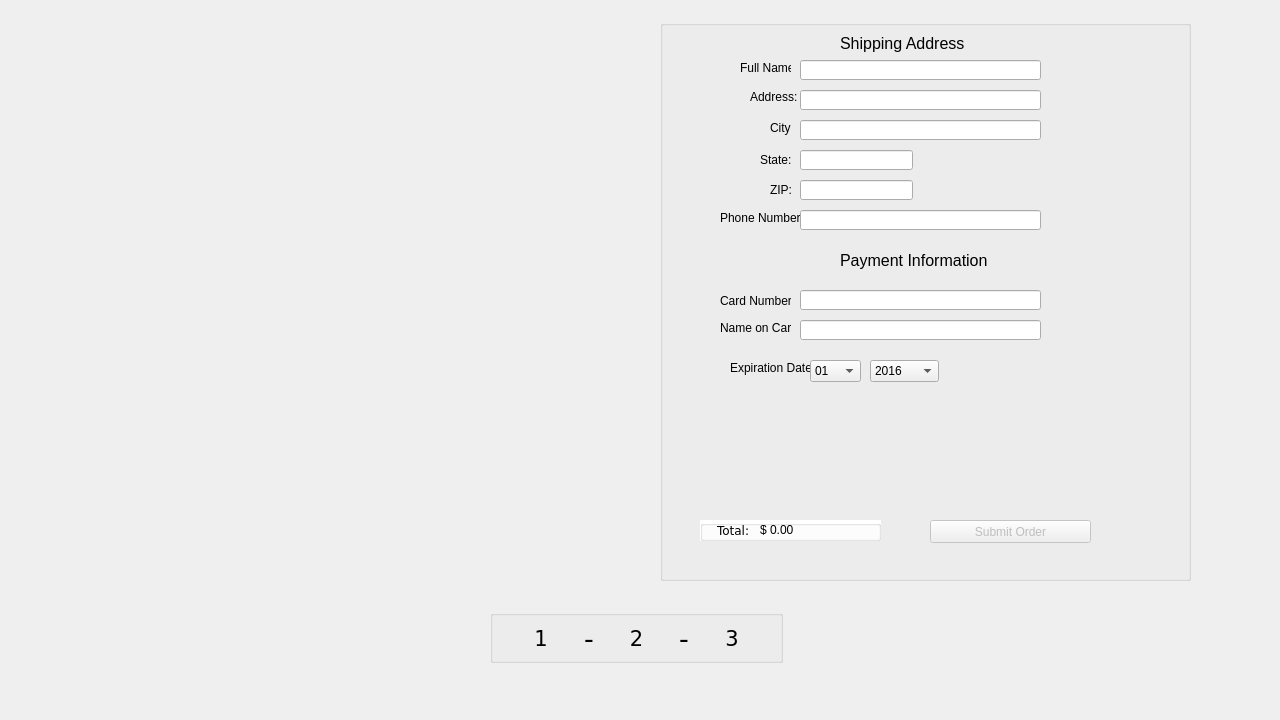
<?xml version="1.0" encoding="UTF-8"?>
<ui version="4.0">
 <class>CheckoutChild</class>
 <widget class="QMdiSubWindow" name="CheckoutChild">
  <property name="geometry">
   <rect>
    <x>0</x>
    <y>0</y>
    <width>1280</width>
    <height>720</height>
   </rect>
  </property>
  <property name="sizePolicy">
   <sizepolicy hsizetype="Fixed" vsizetype="Fixed">
    <horstretch>0</horstretch>
    <verstretch>0</verstretch>
   </sizepolicy>
  </property>
  <property name="maximumSize">
   <size>
    <width>1280</width>
    <height>720</height>
   </size>
  </property>
  <property name="styleSheet">
   <string notr="true">#CheckoutChild {border-top-color: rgb(138, 163, 170);
background-image: url(:/images/images/ShoppingCartBG.png);

}</string>
  </property>
  <widget class="QGroupBox" name="pageNumBox">
   <property name="geometry">
    <rect>
     <x>490</x>
     <y>610</y>
     <width>293</width>
     <height>53</height>
    </rect>
   </property>
   <property name="title">
    <string/>
   </property>
   <property name="flat">
    <bool>true</bool>
   </property>
   <layout class="QHBoxLayout" name="horizontalLayout_2">
    <item>
     <widget class="QPushButton" name="GoTo1">
      <property name="enabled">
       <bool>true</bool>
      </property>
      <property name="font">
       <font>
        <family>Verdana</family>
        <pointsize>16</pointsize>
       </font>
      </property>
      <property name="toolTip">
       <string>Current Page</string>
      </property>
      <property name="text">
       <string>1</string>
      </property>
      <property name="flat">
       <bool>true</bool>
      </property>
     </widget>
    </item>
    <item>
     <widget class="QLabel" name="label_3">
      <property name="font">
       <font>
        <family>Verdana</family>
        <pointsize>20</pointsize>
       </font>
      </property>
      <property name="text">
       <string>-</string>
      </property>
     </widget>
    </item>
    <item>
     <widget class="QPushButton" name="GoTo2">
      <property name="font">
       <font>
        <family>Verdana</family>
        <pointsize>16</pointsize>
       </font>
      </property>
      <property name="toolTip">
       <string>Go to Page 2</string>
      </property>
      <property name="text">
       <string>2</string>
      </property>
      <property name="flat">
       <bool>true</bool>
      </property>
     </widget>
    </item>
    <item>
     <widget class="QLabel" name="label_4">
      <property name="font">
       <font>
        <family>Verdana</family>
        <pointsize>20</pointsize>
       </font>
      </property>
      <property name="text">
       <string>-</string>
      </property>
     </widget>
    </item>
    <item>
     <widget class="QPushButton" name="GoTo3">
      <property name="font">
       <font>
        <family>Verdana</family>
        <pointsize>16</pointsize>
       </font>
      </property>
      <property name="toolTip">
       <string>Go to Page 3</string>
      </property>
      <property name="text">
       <string>3</string>
      </property>
      <property name="flat">
       <bool>true</bool>
      </property>
     </widget>
    </item>
   </layout>
  </widget>
  <widget class="QGroupBox" name="checkoutGroup">
   <property name="geometry">
    <rect>
     <x>660</x>
     <y>20</y>
     <width>531</width>
     <height>561</height>
    </rect>
   </property>
   <property name="title">
    <string/>
   </property>
   <widget class="QLabel" name="header1">
    <property name="geometry">
     <rect>
      <x>180</x>
      <y>13</y>
      <width>131</width>
      <height>20</height>
     </rect>
    </property>
    <property name="font">
     <font>
      <pointsize>12</pointsize>
     </font>
    </property>
    <property name="text">
     <string>Shipping Address</string>
    </property>
   </widget>
   <widget class="QLineEdit" name="fullNameEdit">
    <property name="geometry">
     <rect>
      <x>140</x>
      <y>40</y>
      <width>241</width>
      <height>20</height>
     </rect>
    </property>
   </widget>
   <widget class="QLabel" name="fullNameH">
    <property name="geometry">
     <rect>
      <x>80</x>
      <y>40</y>
      <width>51</width>
      <height>16</height>
     </rect>
    </property>
    <property name="text">
     <string>Full Name:</string>
    </property>
    <property name="buddy">
     <cstring>fullNameEdit</cstring>
    </property>
   </widget>
   <widget class="QLabel" name="addressH">
    <property name="geometry">
     <rect>
      <x>90</x>
      <y>70</y>
      <width>47</width>
      <height>13</height>
     </rect>
    </property>
    <property name="text">
     <string>Address:</string>
    </property>
   </widget>
   <widget class="QLineEdit" name="addressEdit">
    <property name="geometry">
     <rect>
      <x>140</x>
      <y>70</y>
      <width>241</width>
      <height>20</height>
     </rect>
    </property>
   </widget>
   <widget class="QLabel" name="cityH">
    <property name="geometry">
     <rect>
      <x>110</x>
      <y>100</y>
      <width>21</width>
      <height>16</height>
     </rect>
    </property>
    <property name="text">
     <string>City:</string>
    </property>
   </widget>
   <widget class="QLineEdit" name="cityEdit">
    <property name="geometry">
     <rect>
      <x>140</x>
      <y>100</y>
      <width>241</width>
      <height>20</height>
     </rect>
    </property>
   </widget>
   <widget class="QLabel" name="stateH">
    <property name="geometry">
     <rect>
      <x>100</x>
      <y>130</y>
      <width>31</width>
      <height>20</height>
     </rect>
    </property>
    <property name="text">
     <string>State:</string>
    </property>
   </widget>
   <widget class="QLineEdit" name="stateEdit">
    <property name="geometry">
     <rect>
      <x>140</x>
      <y>130</y>
      <width>113</width>
      <height>20</height>
     </rect>
    </property>
   </widget>
   <widget class="QLabel" name="zipH">
    <property name="geometry">
     <rect>
      <x>110</x>
      <y>160</y>
      <width>21</width>
      <height>20</height>
     </rect>
    </property>
    <property name="text">
     <string>ZIP:</string>
    </property>
   </widget>
   <widget class="QLineEdit" name="zipEdit">
    <property name="geometry">
     <rect>
      <x>140</x>
      <y>160</y>
      <width>113</width>
      <height>20</height>
     </rect>
    </property>
   </widget>
   <widget class="QLabel" name="phoneH">
    <property name="geometry">
     <rect>
      <x>60</x>
      <y>190</y>
      <width>81</width>
      <height>16</height>
     </rect>
    </property>
    <property name="text">
     <string>Phone Number:</string>
    </property>
   </widget>
   <widget class="QLineEdit" name="phoneEdit">
    <property name="geometry">
     <rect>
      <x>140</x>
      <y>190</y>
      <width>241</width>
      <height>20</height>
     </rect>
    </property>
   </widget>
   <widget class="QLabel" name="header2">
    <property name="geometry">
     <rect>
      <x>180</x>
      <y>230</y>
      <width>151</width>
      <height>20</height>
     </rect>
    </property>
    <property name="font">
     <font>
      <pointsize>12</pointsize>
     </font>
    </property>
    <property name="text">
     <string>Payment Information</string>
    </property>
   </widget>
   <widget class="QLabel" name="cardH">
    <property name="geometry">
     <rect>
      <x>60</x>
      <y>270</y>
      <width>71</width>
      <height>21</height>
     </rect>
    </property>
    <property name="text">
     <string>Card Number:</string>
    </property>
   </widget>
   <widget class="QLineEdit" name="cardEdit">
    <property name="geometry">
     <rect>
      <x>140</x>
      <y>270</y>
      <width>241</width>
      <height>20</height>
     </rect>
    </property>
   </widget>
   <widget class="QLabel" name="nameonH">
    <property name="geometry">
     <rect>
      <x>60</x>
      <y>300</y>
      <width>71</width>
      <height>16</height>
     </rect>
    </property>
    <property name="text">
     <string>Name on Card:</string>
    </property>
   </widget>
   <widget class="QLineEdit" name="nameOnEdit">
    <property name="geometry">
     <rect>
      <x>140</x>
      <y>300</y>
      <width>241</width>
      <height>20</height>
     </rect>
    </property>
   </widget>
   <widget class="QLabel" name="expH">
    <property name="geometry">
     <rect>
      <x>70</x>
      <y>340</y>
      <width>81</width>
      <height>16</height>
     </rect>
    </property>
    <property name="text">
     <string>Expiration Date:</string>
    </property>
   </widget>
   <widget class="QComboBox" name="comboMon">
    <property name="geometry">
     <rect>
      <x>150</x>
      <y>340</y>
      <width>51</width>
      <height>22</height>
     </rect>
    </property>
    <item>
     <property name="text">
      <string>01</string>
     </property>
    </item>
    <item>
     <property name="text">
      <string>02</string>
     </property>
    </item>
    <item>
     <property name="text">
      <string>03</string>
     </property>
    </item>
    <item>
     <property name="text">
      <string>04</string>
     </property>
    </item>
    <item>
     <property name="text">
      <string>05</string>
     </property>
    </item>
    <item>
     <property name="text">
      <string>06</string>
     </property>
    </item>
    <item>
     <property name="text">
      <string>07</string>
     </property>
    </item>
    <item>
     <property name="text">
      <string>08</string>
     </property>
    </item>
    <item>
     <property name="text">
      <string>09</string>
     </property>
    </item>
    <item>
     <property name="text">
      <string>10</string>
     </property>
    </item>
    <item>
     <property name="text">
      <string>11</string>
     </property>
    </item>
    <item>
     <property name="text">
      <string>12</string>
     </property>
    </item>
   </widget>
   <widget class="QComboBox" name="comYear">
    <property name="geometry">
     <rect>
      <x>210</x>
      <y>340</y>
      <width>69</width>
      <height>22</height>
     </rect>
    </property>
    <item>
     <property name="text">
      <string>2016</string>
     </property>
    </item>
    <item>
     <property name="text">
      <string>2017</string>
     </property>
    </item>
    <item>
     <property name="text">
      <string>2018</string>
     </property>
    </item>
    <item>
     <property name="text">
      <string>2019</string>
     </property>
    </item>
    <item>
     <property name="text">
      <string>2020</string>
     </property>
    </item>
    <item>
     <property name="text">
      <string>2021</string>
     </property>
    </item>
    <item>
     <property name="text">
      <string>2022</string>
     </property>
    </item>
    <item>
     <property name="text">
      <string>2023</string>
     </property>
    </item>
    <item>
     <property name="text">
      <string>2024</string>
     </property>
    </item>
    <item>
     <property name="text">
      <string>2025</string>
     </property>
    </item>
    <item>
     <property name="text">
      <string>2026</string>
     </property>
    </item>
    <item>
     <property name="text">
      <string>2027</string>
     </property>
    </item>
    <item>
     <property name="text">
      <string>2028</string>
     </property>
    </item>
    <item>
     <property name="text">
      <string>2029</string>
     </property>
    </item>
    <item>
     <property name="text">
      <string>2030</string>
     </property>
    </item>
    <item>
     <property name="text">
      <string>2031</string>
     </property>
    </item>
    <item>
     <property name="text">
      <string>2032</string>
     </property>
    </item>
    <item>
     <property name="text">
      <string>2033</string>
     </property>
    </item>
    <item>
     <property name="text">
      <string>2034</string>
     </property>
    </item>
    <item>
     <property name="text">
      <string>2035</string>
     </property>
    </item>
    <item>
     <property name="text">
      <string>2036</string>
     </property>
    </item>
   </widget>
   <widget class="QGroupBox" name="totalBox">
    <property name="geometry">
     <rect>
      <x>40</x>
      <y>500</y>
      <width>181</width>
      <height>21</height>
     </rect>
    </property>
    <property name="toolTip">
     <string>Running Total</string>
    </property>
    <property name="styleSheet">
     <string notr="true">#totalBox{
background-color: rgb(255, 255, 255);
}</string>
    </property>
    <property name="title">
     <string/>
    </property>
    <property name="flat">
     <bool>true</bool>
    </property>
    <widget class="QLabel" name="TotLabel">
     <property name="geometry">
      <rect>
       <x>17</x>
       <y>4</y>
       <width>47</width>
       <height>13</height>
      </rect>
     </property>
     <property name="font">
      <font>
       <family>Verdana</family>
      </font>
     </property>
     <property name="text">
      <string>Total:</string>
     </property>
    </widget>
    <widget class="QLabel" name="DollarSign">
     <property name="geometry">
      <rect>
       <x>60</x>
       <y>0</y>
       <width>16</width>
       <height>20</height>
      </rect>
     </property>
     <property name="text">
      <string>$</string>
     </property>
    </widget>
    <widget class="QLabel" name="Money">
     <property name="geometry">
      <rect>
       <x>70</x>
       <y>0</y>
       <width>51</width>
       <height>20</height>
      </rect>
     </property>
     <property name="text">
      <string>0.00</string>
     </property>
    </widget>
   </widget>
   <widget class="QPushButton" name="subOrder">
    <property name="enabled">
     <bool>false</bool>
    </property>
    <property name="geometry">
     <rect>
      <x>270</x>
      <y>500</y>
      <width>161</width>
      <height>23</height>
     </rect>
    </property>
    <property name="text">
     <string>Submit Order</string>
    </property>
   </widget>
  </widget>
  <action name="actionNew_Order">
   <property name="text">
    <string>New Order</string>
   </property>
  </action>
  <action name="actionLoad_Order">
   <property name="text">
    <string>Load Order</string>
   </property>
  </action>
  <action name="actionSave_Order">
   <property name="text">
    <string>Save Order</string>
   </property>
  </action>
  <action name="actionSave_Order_As">
   <property name="text">
    <string>Save Order As</string>
   </property>
  </action>
  <action name="actionAbout">
   <property name="text">
    <string>About</string>
   </property>
  </action>
  <action name="actionExit">
   <property name="text">
    <string>Exit</string>
   </property>
  </action>
 </widget>
 <layoutdefault spacing="6" margin="11"/>
 <customwidgets>
  <customwidget>
   <class>QMdiSubWindow</class>
   <extends>QWidget</extends>
   <header>qmdisubwindow.h</header>
   <container>1</container>
  </customwidget>
 </customwidgets>
 <tabstops>
  <tabstop>fullNameEdit</tabstop>
  <tabstop>addressEdit</tabstop>
  <tabstop>cityEdit</tabstop>
  <tabstop>stateEdit</tabstop>
  <tabstop>zipEdit</tabstop>
  <tabstop>phoneEdit</tabstop>
  <tabstop>cardEdit</tabstop>
  <tabstop>nameOnEdit</tabstop>
  <tabstop>comboMon</tabstop>
  <tabstop>comYear</tabstop>
  <tabstop>GoTo1</tabstop>
  <tabstop>GoTo2</tabstop>
  <tabstop>GoTo3</tabstop>
  <tabstop>subOrder</tabstop>
 </tabstops>
 <resources/>
 <connections/>
 <slots>
  <signal>test()</signal>
  <signal>dos()</signal>
  <slot>test2()</slot>
 </slots>
</ui>
